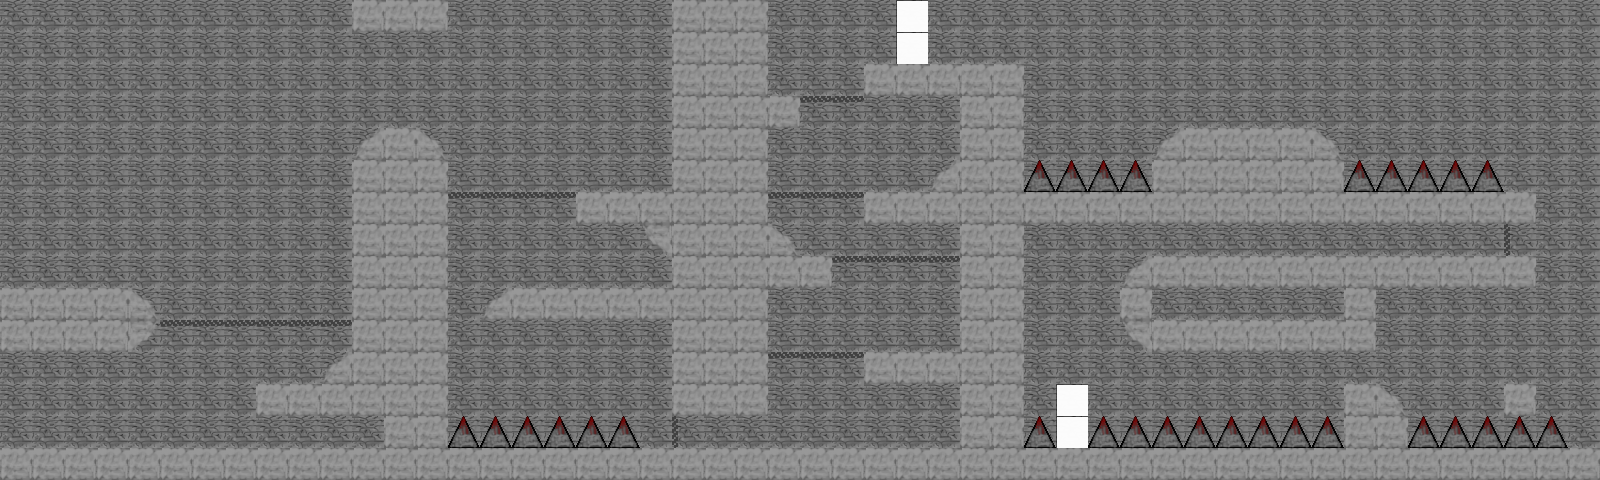

A 2D game scene composited from a Tiled map and its tileset images. What follows is a short description and the map's XML, with each tile layer's data collapsed to a summary:
An orthogonal 50x15 tile map with 32x32 px tiles, 2 tile layers (Background, Platform), 3 tilesets.

<map version="1.0" orientation="orthogonal" renderorder="right-down" width="50" height="15" tilewidth="32" tileheight="32" nextobjectid="52">
 <tileset firstgid="1" source="Level.tsx" />
 <tileset firstgid="65" source="Platforms.tsx" />
 <tileset firstgid="129" name="Platforms2" tilewidth="32" tileheight="32" tilecount="64" columns="8">
  <image source="Platforms.png" width="256" height="256" />
  <tile id="0">
   <properties>
    <property name="isSolid" value="true" />
   </properties>
  </tile>
  <tile id="1">
   <properties>
    <property name="isSolid" value="true" />
   </properties>
  </tile>
  <tile id="2">
   <properties>
    <property name="isSolid" value="true" />
   </properties>
  </tile>
  <tile id="3">
   <properties>
    <property name="isSolid" value="true" />
   </properties>
  </tile>
  <tile id="4">
   <properties>
    <property name="isSolid" value="true" />
   </properties>
  </tile>
  <tile id="8">
   <properties>
    <property name="collidesWith" value="bird" />
    <property name="isSolid" value="false" />
   </properties>
  </tile>
  <tile id="9">
   <properties>
    <property name="collidesWith" value="bird" />
    <property name="isSolid" value="false" />
   </properties>
  </tile>
  <tile id="10">
   <properties>
    <property name="collidesWith" value="bird" />
    <property name="isSolid" value="false" />
   </properties>
  </tile>
  <tile id="11">
   <properties>
    <property name="isSolid" value="true" />
   </properties>
  </tile>
  <tile id="12">
   <properties>
    <property name="isSolid" value="true" />
   </properties>
  </tile>
  <tile id="16">
   <properties>
    <property name="harmful" value="all" />
    <property name="isSolid" value="true" />
   </properties>
  </tile>
  <tile id="17">
   <properties>
    <property name="isSolid" value="false" />
    <property name="isWarp" value="true" />
   </properties>
  </tile>
  <tile id="18">
   <properties>
    <property name="isSolid" value="true" />
   </properties>
  </tile>
  <tile id="19">
   <properties>
    <property name="isSolid" value="true" />
   </properties>
  </tile>
  <tile id="20">
   <properties>
    <property name="isSolid" value="true" />
   </properties>
  </tile>
  <tile id="24">
   <properties>
    <property name="harmful" value="all" />
    <property name="isSolid" value="true" />
   </properties>
  </tile>
  <tile id="25">
   <properties>
    <property name="isSolid" value="false" />
    <property name="isWarp" value="true" />
   </properties>
  </tile>
  <tile id="26">
   <properties>
    <property name="isSolid" value="true" />
   </properties>
  </tile>
  <tile id="27">
   <properties>
    <property name="isSolid" value="true" />
   </properties>
  </tile>
  <tile id="28">
   <properties>
    <property name="isSolid" value="true" />
   </properties>
  </tile>
 </tileset>
 <layer name="Background" width="50" height="15">
  <data>[750 cells, 750 non-empty, 1 distinct tile ids]</data>
 </layer>
 <layer name="Platform" width="50" height="15" opacity="0.98">
  <data>[750 cells, 296 non-empty, 17 distinct tile ids]</data>
 </layer>
</map>